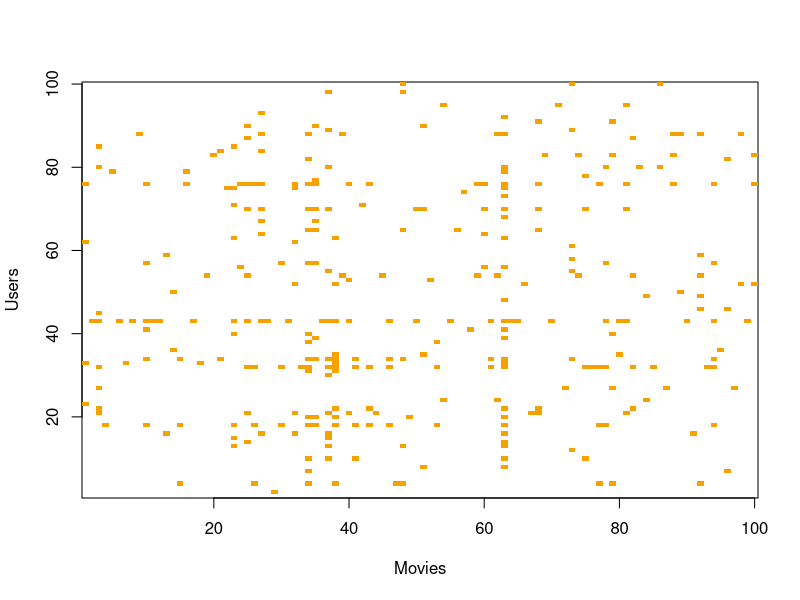
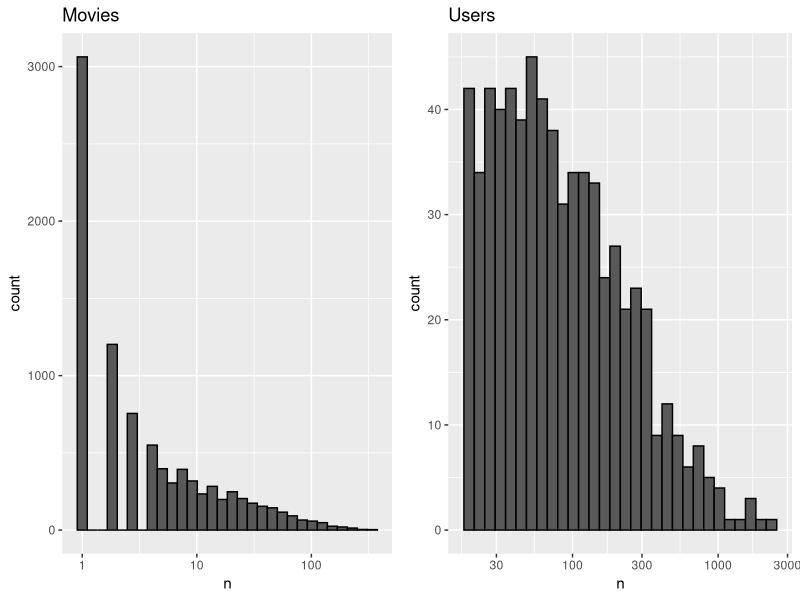

Write R code to recreate these figures, in order.
## ---- chunk 1
library(tidyverse) # for tidy data
library(gridExtra) # to plot graphs in a grid, or next to each other
library(dplyr) # for data manipulation
library(ggplot2) #for visualisations
library(caret) # for ML, resampling and model training

library(dslabs) # for the movielens data
data("movielens") # load-up the movielens data
## ---- chunk 2
dim(movielens)
## ---- chunk 3
head(movielens)
## ---- chunk 4
#create a table summarising the total numbers of users and movies. Use the n_distinct() function and not count() as the latter will only give the number of times that user has given a rating.
movielens %>% summarise(n_users = n_distinct(userId),
                        n_movies = n_distinct(movieId))
## ---- chunk 5
#to identify the top 5 movies first use count() function to count unique number of movies using their Id numbers, and then select the top 5 by using the top_n() function. Both functions are from the dplyr package
keep <- movielens %>% 
  count(movieId) %>%
  top_n(5) %>%
  pull(movieId)

#choose 7 random users, in this case lets say users from 13 to 20, and create a tidy matrix

tab <- movielens %>%
  filter(userId %in% c(13:20)) %>%
  filter(movieId %in% keep) %>%
  select(userId, title, rating) %>%
  #spread(title, rating)
  pivot_wider(names_from = title, 
              values_from = rating) #if we don't use pivot_wider() function (this function supersedes spread() function that was previously used) from the tidyr package the resulting matrix will have the same output format as movielens - ie, each row represents one rating given by one user to one movie. This means, without pivot_wider, rows would list users and their ratings for each movie before doing the same for the next user and so on. 
tab
## ---- chunk 6
#randomly select 100 users

users <- sample(unique(movielens$userId), 100)

movielens %>%
  filter(userId %in% users) %>%
  select (userId, movieId, rating) %>%
  mutate(rating = 1) %>% #changes all the assigned ratings to 1. Choice of 1 is arbitrary so long as long as they are uniform so that the image can show the contrast between NAs and those that received a rating of any value.
  pivot_wider(names_from = movieId, values_from = rating) %>%
  select(sample(ncol(.), 100)) %>%
  as.matrix() %>%
  t(.) %>% # this transposes the matrix so that movieIds are the rows and users are the columns
  image(1:100, 1:100, . , xlab = "Movies", ylab = "Users")
## ---- chunk 7
# Histogram for movies assigned to p1
p1 <- movielens %>%
  count(movieId) %>%
  ggplot(aes(n)) +
  geom_histogram(bins = 30,
                 colour = "black") +
  scale_x_log10() +
  ggtitle("Movies")

#Histogram for users assigned to p2
p2 <- movielens %>%
  count(userId) %>%
  ggplot(aes(n)) +
  geom_histogram(bins = 30,
                 colour = "black") +
  scale_x_log10() +
  ggtitle("Users")

#arrange p1 and p2 in grid formation
grid.arrange(p1, p2, ncol = 2)
## ---- chunk 8
set.seed(755) #for reproduceability

#1st step:use createDataPartition from caret package to partition the ratings
test_index <- createDataPartition(y = movielens$rating,
                                  times = 1,
                                  p = 0.2,
                                  list = FALSE)

#2nd step: assign the partitioned data to training and test sets
train_set <- movielens[-test_index, ]
test_set <- movielens[test_index, ]
## ---- chunk 9
test_set <- test_set %>%
  semi_join(train_set, by = "movieId") %>%
  semi_join(train_set, by = "userId")
